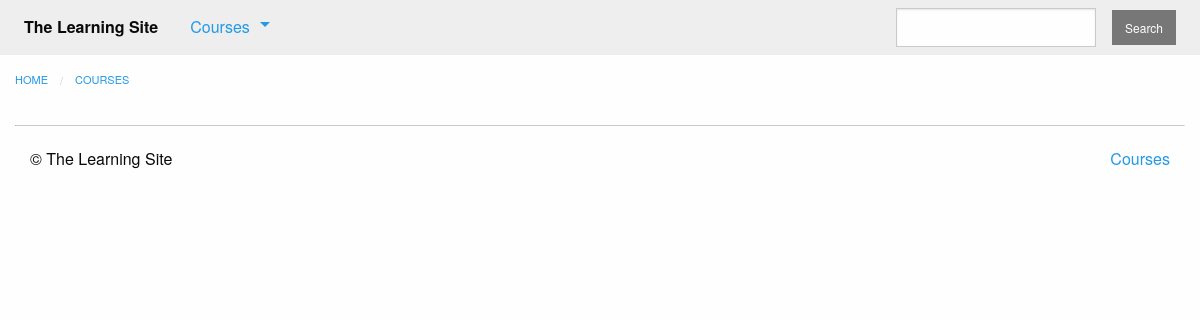
Page /courses/ on the earlier database version.
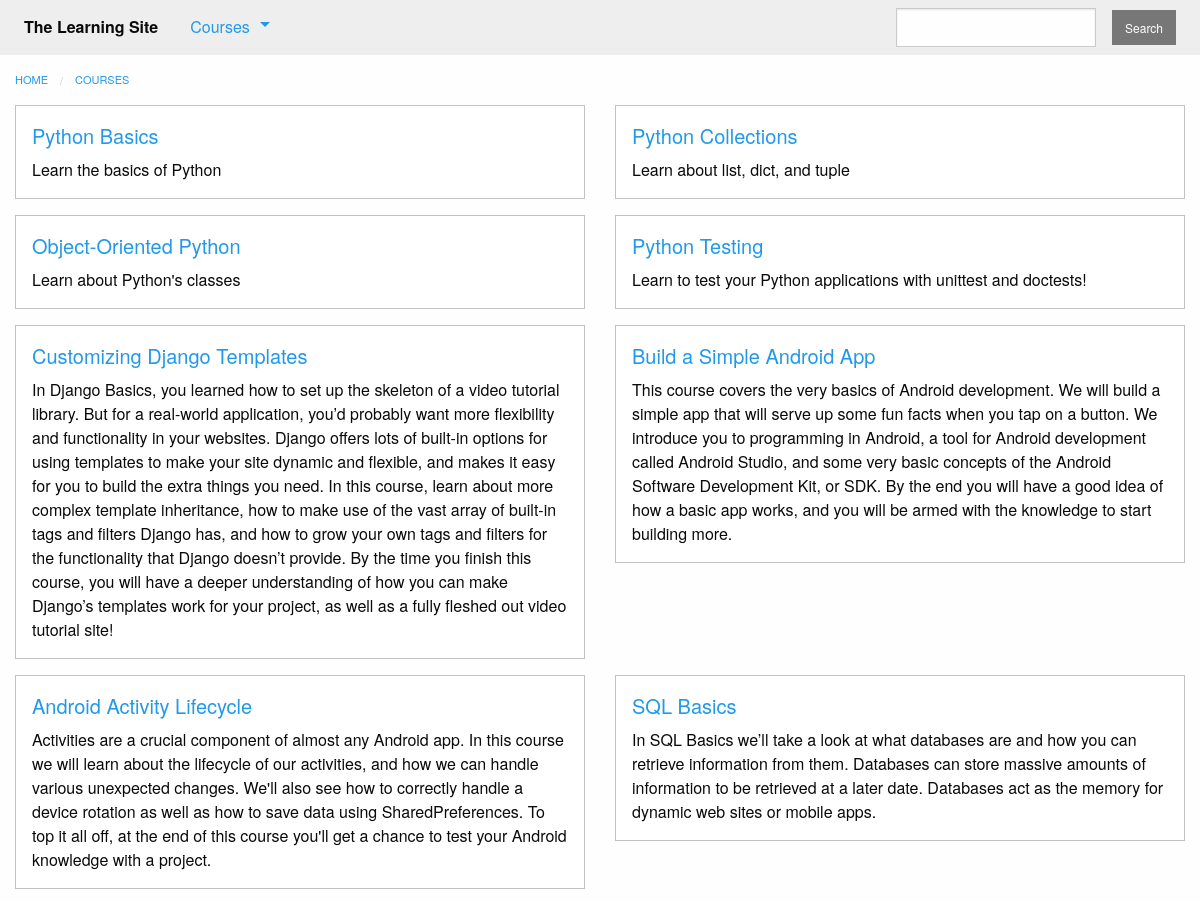
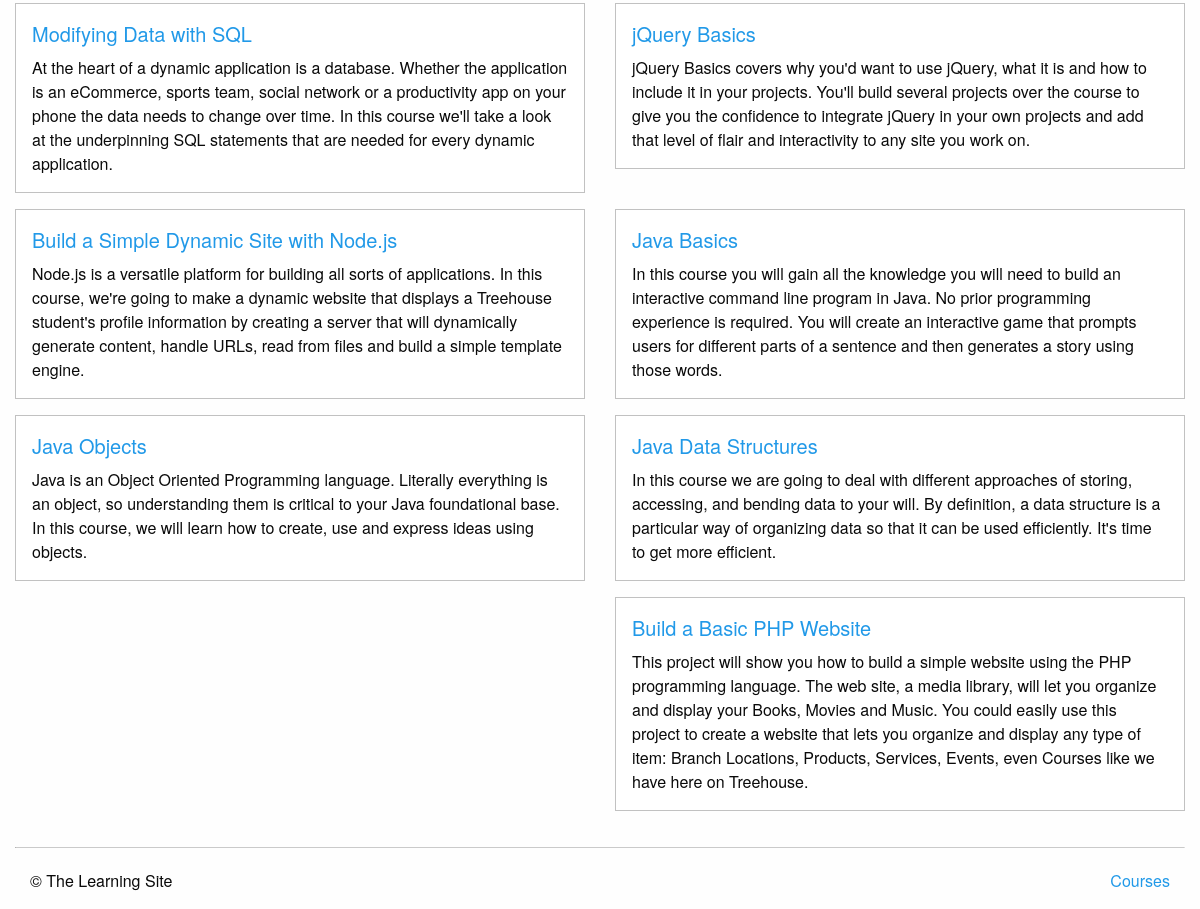
Same page on the later database version (2 pictures, top to bottom).
### courses/models.py (models this page shows, shortened)
class Course(models.Model):
    created_at = models.DateTimeField(auto_now_add=True)
    title = models.CharField(max_length=255)
    description = models.TextField()
    teacher = models.ForeignKey(User)
    subject = models.CharField(default='', max_length=100)
    published = models.BooleanField(default=False)

### courses/views.py (the view)
def course_list(request):
    courses = models.Course.objects.filter(published=True)
    return render(request, 'courses/course_list.html', {'courses': courses})

### courses/templatetags/course_extras.py (called while the page is built)
@register.inclusion_tag('courses/course_nav.html')
def nav_courses_list():
    courses = Course.objects.filter(published=True).order_by('-created_at').values('id','title')[:5]
    return {'courses': courses}

### courses/templates/courses/course_list.html (shortened to what this page needs)
{% extends "courses/layout.html" %}
{% block content %}
    <div class="row columns">
        {{ block.super }}
    </div>
    <div class="row">
        {%  for course in courses %}
            <div class="small-6 columns">
                <div class="callout">
                    <h5><a href="{% url 'courses:detail' pk=course.pk %}">{{ course.title }}</a></h5>
                    <div class="card-copy">
                        {{ course.description }}
                    </div>
                </div>
            </div>
            {% if forloop.counter|divisibleby:"2" %}
                </div>
                <div class="row">
            {% endif %}
        {% endfor %}
    </div>
{% endblock %}

Differences in the rows shown:
now on this page (row edited): Course: title "Python Basics", description "Learn the basics of Python"
now on this page (row edited): Course: title "Python Collections", description "Learn about list, dict, and tuple"
now on this page (row edited): Course: title "Object-Oriented Python", description "Learn about Python's classes"
now on this page (row edited): Course: title "Python Testing", description "Learn to test your Python applications with unittest and doctests!"
now on this page (row edited): Course: title "Customizing Django Templates", description "In Django Basics, you learned how to set up the skeleton of a video tutorial library. But for a real-world application, you’d probably want more flexibility and functionality in your websites. Django offers lots of built-in options for using templates to make your site dynamic and flexible, and makes it easy for you to build the extra things you need. In this course, learn about more complex template inheritance, how to make use of the vast array of built-in tags and filters Django has, and how to grow your own tags and filters for the functionality that Django doesn’t provide. By the time you finish this course, you will have a deeper understanding of how you can make Django’s templates…"
now on this page (row edited): Course: title "Build a Simple Android App", description "This course covers the very basics of Android development. We will build a simple app that will serve up some fun facts when you tap on a button. We introduce you to programming in Android, a tool for Android development called Android Studio, and some very basic concepts of the Android Software Development Kit, or SDK. By the end you will have a good idea of how a basic app works, and you will be armed with the knowledge to start building more."
now on this page (row edited): Course: title "Android Activity Lifecycle", description "Activities are a crucial component of almost any Android app. In this course we will learn about the lifecycle of our activities, and how we can handle various unexpected changes. We'll also see how to correctly handle a device rotation as well as how to save data using SharedPreferences. To top it all off, at the end of this course you'll get a chance to test your Android knowledge with a project."
now on this page (row edited): Course: title "SQL Basics", description "In SQL Basics we’ll take a look at what databases are and how you can retrieve information from them. Databases can store massive amounts of information to be retrieved at a later date. Databases act as the memory for dynamic web sites or mobile apps."
now on this page (row edited): Course: title "Modifying Data with SQL", description "At the heart of a dynamic application is a database. Whether the application is an eCommerce, sports team, social network or a productivity app on your phone the data needs to change over time. In this course we'll take a look at the underpinning SQL statements that are needed for every dynamic application."
now on this page (row edited): Course: title "jQuery Basics", description "jQuery Basics covers why you'd want to use jQuery, what it is and how to include it in your projects. You'll build several projects over the course to give you the confidence to integrate jQuery in your own projects and add that level of flair and interactivity to any site you work on."
now on this page (row edited): Course: title "Build a Simple Dynamic Site with Node.js", description "Node.js is a versatile platform for building all sorts of applications. In this course, we're going to make a dynamic website that displays a Treehouse student's profile information by creating a server that will dynamically generate content, handle URLs, read from files and build a simple template engine."
now on this page (row edited): Course: title "Java Basics", description "In this course you will gain all the knowledge you will need to build an interactive command line program in Java. No prior programming experience is required. You will create an interactive game that prompts users for different parts of a sentence and then generates a story using those words."
now on this page (row edited): Course: title "Java Objects", description "Java is an Object Oriented Programming language. Literally everything is an object, so understanding them is critical to your Java foundational base. In this course, we will learn how to create, use and express ideas using objects."
now on this page (row edited): Course: title "Java Data Structures", description "In this course we are going to deal with different approaches of storing, accessing, and bending data to your will. By definition, a data structure is a particular way of organizing data so that it can be used efficiently. It's time to get more efficient."
now on this page (row edited): Course: title "Build a Basic PHP Website", description "This project will show you how to build a simple website using the PHP programming language. The web site, a media library, will let you organize and display your Books, Movies and Music. You could easily use this project to create a website that lets you organize and display any type of item: Branch Locations, Products, Services, Events, even Courses like we have here on Treehouse."
